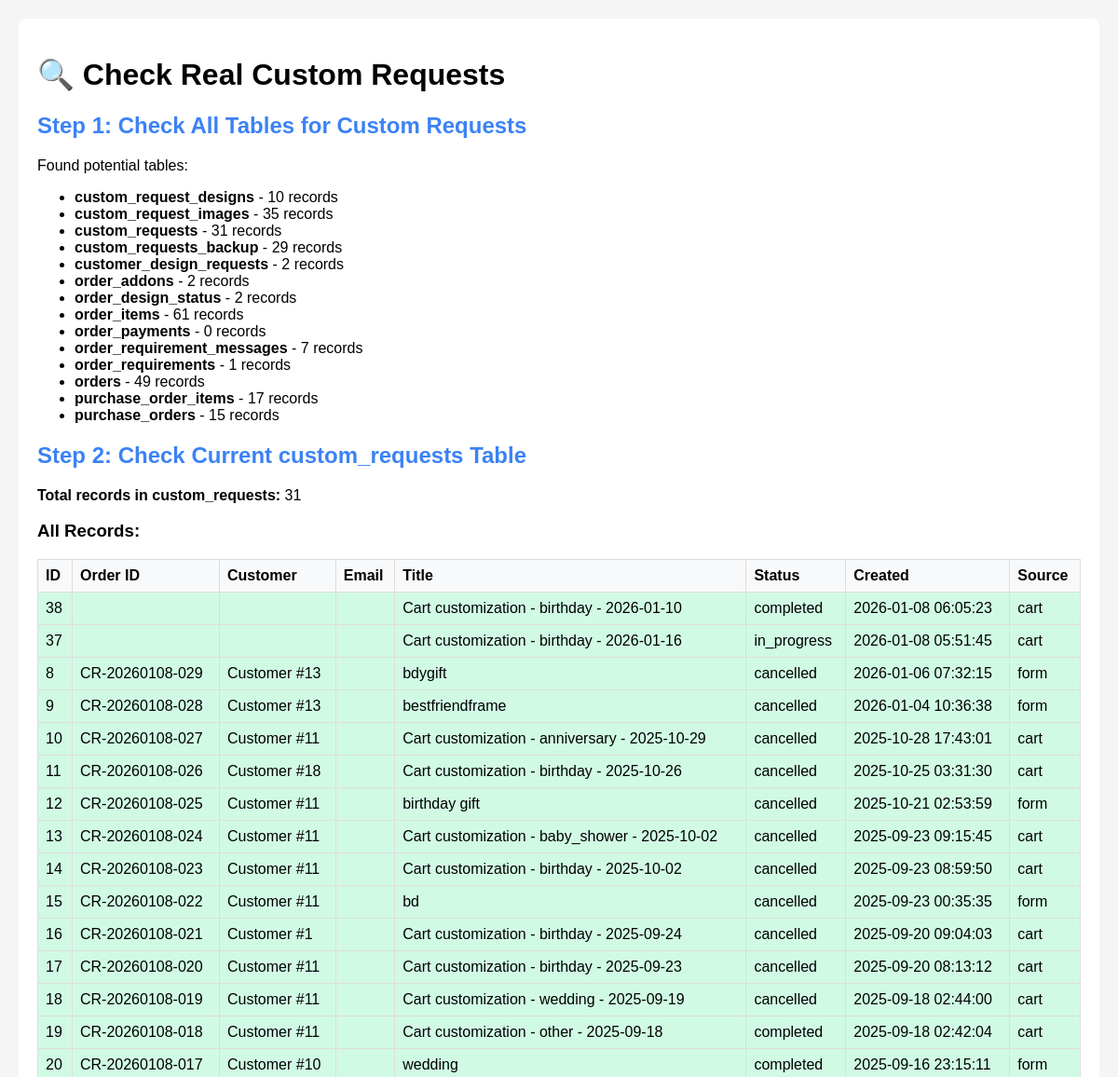
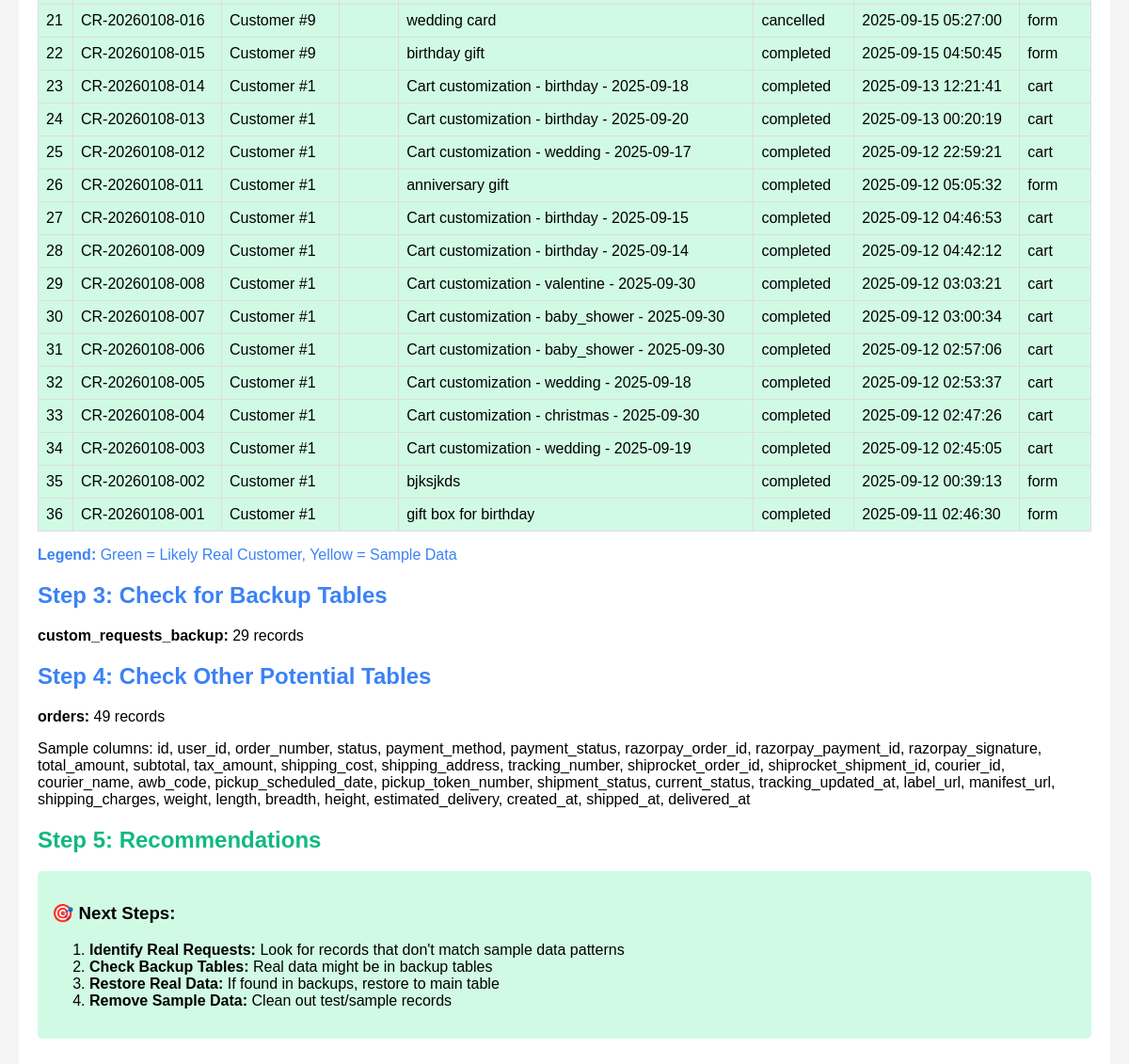
Screenshot of /backend/check-real-custom-requests.php with the database file from the repository (2 pictures, top to bottom).
### tables this page shows
CREATE TABLE `custom_requests` (
  `id` int(10) UNSIGNED NOT NULL,
  `user_id` int(11) DEFAULT NULL,
  `order_id` varchar(100) NOT NULL DEFAULT '',
  `customer_id` int(10) UNSIGNED DEFAULT 0,
  `customer_name` varchar(255) NOT NULL DEFAULT '',
  `customer_email` varchar(255) NOT NULL DEFAULT '',
  `customer_phone` varchar(50) DEFAULT '',
  `title` varchar(255) NOT NULL DEFAULT '',
  `occasion` varchar(100) DEFAULT '',
  `description` text DEFAULT NULL,
  `requirements` text DEFAULT NULL,
  `budget_min` decimal(10,2) DEFAULT 500.00,
  `budget_max` decimal(10,2) DEFAULT 1000.00,
  `deadline` date DEFAULT NULL,
  `priority` enum('low','medium','high') DEFAULT 'medium',
  `status` enum('submitted','pending','in_progress','completed','cancelled') DEFAULT 'pending',
  `admin_notes` text DEFAULT NULL,
  `design_url` varchar(500) DEFAULT '',
  `source` enum('form','cart','admin') DEFAULT 'form',
  `artwork_id` int(11) DEFAULT NULL,
  `requested_quantity` int(11) NOT NULL DEFAULT 1,
  `created_at` timestamp NOT NULL DEFAULT current_timestamp(),
  `updated_at` timestamp NOT NULL DEFAULT current_timestamp() ON UPDATE current_timestamp()
);

### backend/check-real-custom-requests.php (the view, shortened to what this page needs)
<?php
echo "<!DOCTYPE html>";
echo "<html><head><title>Check Real Custom Requests</title>";
echo "</head><body><div class='container'>";
echo "<h1>🔍 Check Real Custom Requests</h1>";
try {
    $database = new Database();
    $pdo = $database->getConnection();
    echo "<h2 class='info'>Step 1: Check All Tables for Custom Requests</h2>";
    $tables = $pdo->query("SHOW TABLES")->fetchAll(PDO::FETCH_COLUMN);
    $customTables = array_filter($tables, function($table) {
        return strpos(strtolower($table), 'custom') !== false ||
               strpos(strtolower($table), 'request') !== false ||
               strpos(strtolower($table), 'order') !== false;
    });
    echo "<p>Found potential tables:</p>";
    echo "<ul>";
    foreach ($customTables as $table) {
        $count = $pdo->query("SELECT COUNT(*) FROM `$table`")->fetchColumn();
        echo "<li><strong>$table</strong> - $count records</li>";
    }
    echo "</ul>";
    echo "<h2 class='info'>Step 2: Check Current custom_requests Table</h2>";
    if (in_array('custom_requests', $tables)) {
        $allRequests = $pdo->query("SELECT * FROM custom_requests ORDER BY created_at DESC")->fetchAll(PDO::FETCH_ASSOC);
        echo "<p><strong>Total records in custom_requests:</strong> " . count($allRequests) . "</p>";
        if (count($allRequests) > 0) {
            echo "<h3>All Records:</h3>";
            echo "<table>";
            echo "<tr><th>ID</th><th>Order ID</th><th>Customer</th><th>Email</th><th>Title</th><th>Status</th><th>Created</th><th>Source</th></tr>";
            foreach ($allRequests as $req) {
                $isReal = !preg_match('/CR-\d{8}-\d{3}/', $req['order_id']) ||
                         !in_array($req['customer_email'], [
                             'alice.johnson@email.com',
                             'michael.chen@email.com',
                             'sarah.williams@email.com',
                             'robert.davis@email.com'
                         ]);
                $rowClass = $isReal ? 'style="background:#d1fae5;"' : 'style="background:#fef3c7;"';
                echo "<tr $rowClass>";
                echo "<td>{$req['id']}</td>";
                echo "<td>{$req['order_id']}</td>";
                echo "<td>{$req['customer_name']}</td>";
                echo "<td>{$req['customer_email']}</td>";
                echo "<td>{$req['title']}</td>";
                echo "<td>{$req['status']}</td>";
                echo "<td>{$req['created_at']}</td>";
                echo "<td>" . ($req['source'] ?? 'unknown') . "</td>";
                echo "</tr>";
            }
            echo "</table>";
            echo "<p class='info'><strong>Legend:</strong> Green = Likely Real Customer, Yellow = Sample Data</p>";
        }
    }
    echo "<h2 class='info'>Step 3: Check for Backup Tables</h2>";
    $backupTables = array_filter($tables, function($table) {
        return strpos(strtolower($table), 'backup') !== false;
    });
    if (!empty($backupTables)) {
        foreach ($backupTables as $table) {
            $count = $pdo->query("SELECT COUNT(*) FROM `$table`")->fetchColumn();
            echo "<p><strong>$table:</strong> $count records</p>";
        }
    }
    echo "<h2 class='info'>Step 4: Check Other Potential Tables</h2>";
    $otherTables = ['orders', 'cart_items', 'submissions', 'user_requests'];
    foreach ($otherTables as $table) {
        if (in_array($table, $tables)) {
            $count = $pdo->query("SELECT COUNT(*) FROM `$table`")->fetchColumn();
            echo "<p><strong>$table:</strong> $count records</p>";
            if ($count > 0 && $count < 50) {
                try {
                    $sample = $pdo->query("SELECT * FROM `$table` LIMIT 3")->fetchAll(PDO::FETCH_ASSOC);
                    if (!empty($sample)) {
                        echo "<p>Sample columns: " . implode(', ', array_keys($sample[0])) . "</p>";
                    }
                } catch (Exception $e) {
                    echo "<p class='warning'>Could not read $table structure</p>";
                }
            }
        }
    }
    echo "<h2 class='success'>Step 5: Recommendations</h2>";
    echo "<div style='background:#d1fae5;padding:15px;border-radius:5px;margin:15px 0;'>";
    echo "<h3>🎯 Next Steps:</h3>";
    echo "<ol>";
    echo "<li><strong>Identify Real Requests:</strong> Look for records that don't match sample data patterns</li>";
    echo "<li><strong>Check Backup Tables:</strong> Real data might be in backup tables</li>";
    echo "<li><strong>Restore Real Data:</strong> If found in backups, restore to main table</li>";
    echo "<li><strong>Remove Sample Data:</strong> Clean out test/sample records</li>";
    echo "</ol>";
    echo "</div>";
} catch (Exception $e) {
    echo "<p class='error'>❌ Error: " . htmlspecialchars($e->getMessage()) . "</p>";
}
echo "</div></body></html>";
?>

### backend/check-real-custom-requests.php (style rules this page uses)
body { font-family:Arial,sans-serif;margin:20px;background:#f5f5f5; }
.container { max-width:1200px;margin:0 auto;background:white;padding:20px;border-radius:8px; }
.success { color:#10b981; }
.info { color:#3b82f6; }
table { width:100%;border-collapse:collapse;margin:15px 0; }
th,td { border:1px solid #ddd;padding:8px;text-align:left; }
th { background:#f8f9fa; }

### rows the page displays
custom_requests: id "38", title "Cart customization - birthday - 2026-01-10", status "completed", created_at "2026-01-08 06:05:23", source "cart"
custom_requests: id "37", title "Cart customization - birthday - 2026-01-16", status "in_progress", created_at "2026-01-08 05:51:45", source "cart"
custom_requests: id "8", order "CR-20260108-029", customer_name "Customer #13", title "bdygift", status "cancelled", created_at "2026-01-06 07:32:15", source "form"
custom_requests: id "9", order "CR-20260108-028", customer_name "Customer #13", title "bestfriendframe", status "cancelled", created_at "2026-01-04 10:36:38", source "form"
custom_requests: id "10", order "CR-20260108-027", customer_name "Customer #11", title "Cart customization - anniversary - 2025-10-29", status "cancelled", created_at "2025-10-28 17:43:01", source "cart"
custom_requests: id "11", order "CR-20260108-026", customer_name "Customer #18", title "Cart customization - birthday - 2025-10-26", status "cancelled", created_at "2025-10-25 03:31:30", source "cart"
custom_requests: id "12", order "CR-20260108-025", customer_name "Customer #11", title "birthday gift", status "cancelled", created_at "2025-10-21 02:53:59", source "form"
custom_requests: id "13", order "CR-20260108-024", customer_name "Customer #11", title "Cart customization - baby_shower - 2025-10-02", status "cancelled", created_at "2025-09-23 09:15:45", source "cart"
custom_requests: id "14", order "CR-20260108-023", customer_name "Customer #11", title "Cart customization - birthday - 2025-10-02", status "cancelled", created_at "2025-09-23 08:59:50", source "cart"
custom_requests: id "15", order "CR-20260108-022", customer_name "Customer #11", title "bd", status "cancelled", created_at "2025-09-23 00:35:35", source "form"
custom_requests: id "16", order "CR-20260108-021", customer_name "Customer #1", title "Cart customization - birthday - 2025-09-24", status "cancelled", created_at "2025-09-20 09:04:03", source "cart"
custom_requests: id "17", order "CR-20260108-020", customer_name "Customer #11", title "Cart customization - birthday - 2025-09-23", status "cancelled", created_at "2025-09-20 08:13:12", source "cart"
custom_requests: id "18", order "CR-20260108-019", customer_name "Customer #11", title "Cart customization - wedding - 2025-09-19", status "cancelled", created_at "2025-09-18 02:44:00", source "cart"
custom_requests: id "19", order "CR-20260108-018", customer_name "Customer #11", title "Cart customization - other - 2025-09-18", status "completed", created_at "2025-09-18 02:42:04", source "cart"
custom_requests: id "20", order "CR-20260108-017", customer_name "Customer #10", title "wedding", status "completed", created_at "2025-09-16 23:15:11", source "form"
custom_requests: id "21", order "CR-20260108-016", customer_name "Customer #9", title "wedding card", status "cancelled", created_at "2025-09-15 05:27:00", source "form"
custom_requests: id "22", order "CR-20260108-015", customer_name "Customer #9", title "birthday gift", status "completed", created_at "2025-09-15 04:50:45", source "form"
custom_requests: id "23", order "CR-20260108-014", customer_name "Customer #1", title "Cart customization - birthday - 2025-09-18", status "completed", created_at "2025-09-13 12:21:41", source "cart"
custom_requests: id "24", order "CR-20260108-013", customer_name "Customer #1", title "Cart customization - birthday - 2025-09-20", status "completed", created_at "2025-09-13 00:20:19", source "cart"
custom_requests: id "25", order "CR-20260108-012", customer_name "Customer #1", title "Cart customization - wedding - 2025-09-17", status "completed", created_at "2025-09-12 22:59:21", source "cart"
custom_requests: id "26", order "CR-20260108-011", customer_name "Customer #1", title "anniversary gift", status "completed", created_at "2025-09-12 05:05:32", source "form"
custom_requests: id "27", order "CR-20260108-010", customer_name "Customer #1", title "Cart customization - birthday - 2025-09-15", status "completed", created_at "2025-09-12 04:46:53", source "cart"
custom_requests: id "28", order "CR-20260108-009", customer_name "Customer #1", title "Cart customization - birthday - 2025-09-14", status "completed", created_at "2025-09-12 04:42:12", source "cart"
custom_requests: id "29", order "CR-20260108-008", customer_name "Customer #1", title "Cart customization - valentine - 2025-09-30", status "completed", created_at "2025-09-12 03:03:21", source "cart"
custom_requests: id "30", order "CR-20260108-007", customer_name "Customer #1", title "Cart customization - baby_shower - 2025-09-30", status "completed", created_at "2025-09-12 03:00:34", source "cart"
custom_requests: id "31", order "CR-20260108-006", customer_name "Customer #1", title "Cart customization - baby_shower - 2025-09-30", status "completed", created_at "2025-09-12 02:57:06", source "cart"
custom_requests: id "32", order "CR-20260108-005", customer_name "Customer #1", title "Cart customization - wedding - 2025-09-18", status "completed", created_at "2025-09-12 02:53:37", source "cart"
custom_requests: id "33", order "CR-20260108-004", customer_name "Customer #1", title "Cart customization - christmas - 2025-09-30", status "completed", created_at "2025-09-12 02:47:26", source "cart"
custom_requests: id "34", order "CR-20260108-003", customer_name "Customer #1", title "Cart customization - wedding - 2025-09-19", status "completed", created_at "2025-09-12 02:45:05", source "cart"
custom_requests: id "35", order "CR-20260108-002", customer_name "Customer #1", title "bjksjkds", status "completed", created_at "2025-09-12 00:39:13", source "form"
custom_requests: id "36", order "CR-20260108-001", customer_name "Customer #1", title "gift box for birthday", status "completed", created_at "2025-09-11 02:46:30", source "form"

### other values shown
$table "custom_request_designs"
$count "10"
$table "custom_request_images"
$count "35"
$table "custom_requests"
$count "31"
$table "custom_requests_backup"
$count "29"
$table "customer_design_requests"
$count "2"
$table "order_addons"
$table "order_design_status"
$table "order_items"
$count "61"
$table "order_payments"
